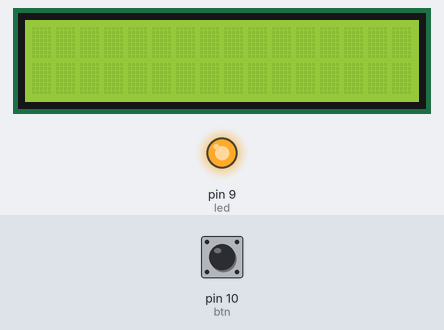
Simulated run of this sketch. Board: Arduino Uno, built with avr-gcc and run on an emulated ATmega328P. On the bench: 16×2 character LCD, output pins drawn as LEDs (lit = HIGH). The inputs (shaded band) are chosen by the test bench; at power-on: pin 10 (btn) HIGH.

Above: at 1.2 s.
1.3 s: pin 10 (btn) pulled LOW for 0.15 s
At 1.8 s:
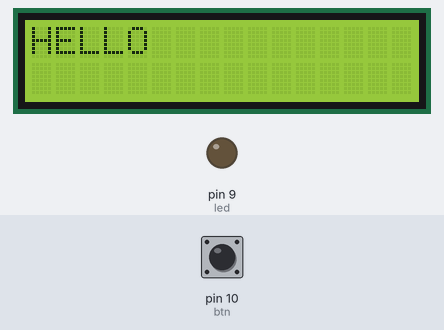
2.9 s: pin 10 (btn) pulled LOW for 1 s
At 4.2 s:
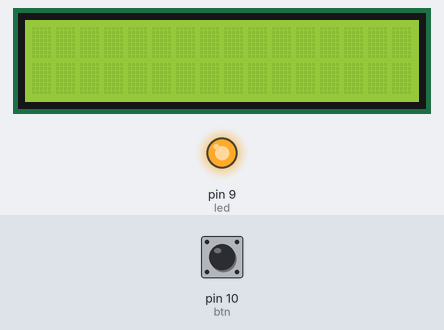
5.4 s: pin 10 (btn) pulled LOW for 3.2 s
At 6.1 s:
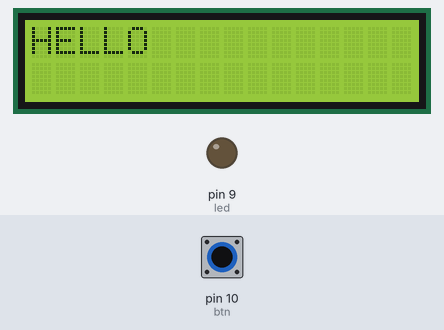
Timing chart, 0 to 8.4 s (numbered marks = the images above; inputs shaded):
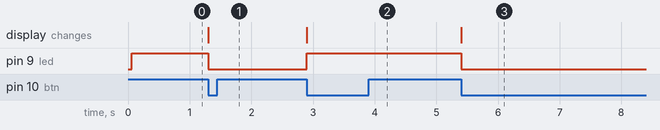

Measured:
- after the input at 1.3 s, pin 9 (led): HIGH → LOW at once; the display: changes at once (image 1)
- after the input at 2.9 s, pin 9 (led): LOW → HIGH at once; the display: changes at once (image 2)
- after the input at 5.4 s, pin 9 (led): HIGH → LOW at once; the display: changes at once (image 3)

The sketch:

th_baitap5.ino
```cpp
#include <LiquidCrystal.h>
LiquidCrystal lcd(12,11,5,4,3,2);
int btn = 10;
int led = 9;
int pre = LOW;
bool trangThai = false;

void setup() {
  lcd.begin(16,2);
  pinMode(led, OUTPUT);
  pinMode(btn, INPUT);
  digitalWrite(led, HIGH);
  lcd.clear();
}

void loop() {
  int cur = digitalRead(btn);
  if (pre == HIGH && cur == LOW){
    trangThai = !trangThai;
    if (trangThai){
      lcd.clear();
      lcd.print("HELLO");
      digitalWrite(led, LOW);
    }else{
      lcd.clear();
      digitalWrite(led, HIGH);
    }
  }
  pre = cur;
}
```
